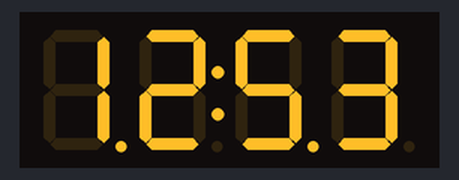
A program run on a simulated ESP8266 (Wemos D1 mini). Parts: 4-digit seven-segment display.

Above: at 0.1 s.

The program:

main.cpp
```cpp
#include <Arduino.h>
#include <TM1637Display.h>

// CLK, DIO
TM1637Display display(D6, D7);

void setup()
{
}

void loop()
{

  uint8_t dots = 0b11100000;
  display.setBrightness(0);

  display.showNumberDecEx(1253, dots, false);
  delay(10000);

  display.setBrightness(7);
  display.showNumberDecEx(1253, dots, false);

  delay(10000);
}
```
